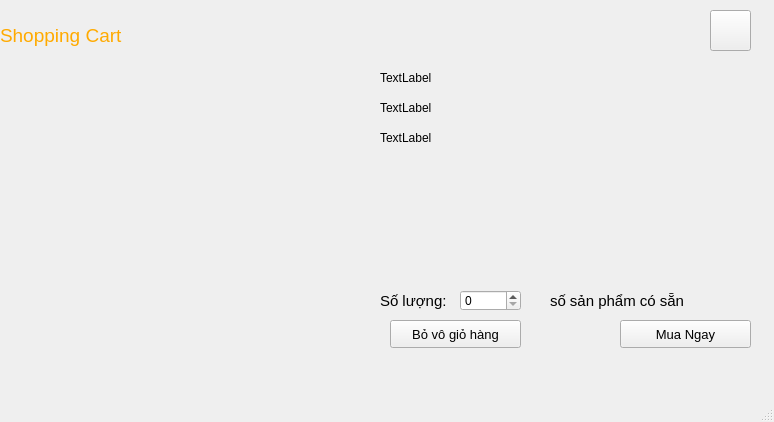
<?xml version="1.0" encoding="UTF-8"?>
<ui version="4.0">
 <class>MainWindow</class>
 <widget class="QMainWindow" name="MainWindow">
  <property name="geometry">
   <rect>
    <x>0</x>
    <y>0</y>
    <width>774</width>
    <height>422</height>
   </rect>
  </property>
  <property name="windowTitle">
   <string>MainWindow</string>
  </property>
  <widget class="QWidget" name="centralwidget">
   <widget class="QWidget" name="widget" native="true">
    <property name="geometry">
     <rect>
      <x>0</x>
      <y>60</y>
      <width>371</width>
      <height>301</height>
     </rect>
    </property>
    <widget class="QLabel" name="image_label">
     <property name="geometry">
      <rect>
       <x>10</x>
       <y>10</y>
       <width>351</width>
       <height>281</height>
      </rect>
     </property>
     <property name="text">
      <string/>
     </property>
    </widget>
   </widget>
   <widget class="QWidget" name="widget_2" native="true">
    <property name="geometry">
     <rect>
      <x>370</x>
      <y>60</y>
      <width>401</width>
      <height>301</height>
     </rect>
    </property>
    <widget class="QLabel" name="name_label">
     <property name="geometry">
      <rect>
       <x>10</x>
       <y>10</y>
       <width>221</width>
       <height>16</height>
      </rect>
     </property>
     <property name="text">
      <string>TextLabel</string>
     </property>
    </widget>
    <widget class="QLabel" name="price_label">
     <property name="geometry">
      <rect>
       <x>10</x>
       <y>40</y>
       <width>221</width>
       <height>16</height>
      </rect>
     </property>
     <property name="text">
      <string>TextLabel</string>
     </property>
    </widget>
    <widget class="QSpinBox" name="spinBox_number">
     <property name="geometry">
      <rect>
       <x>90</x>
       <y>230</y>
       <width>61</width>
       <height>21</height>
      </rect>
     </property>
    </widget>
    <widget class="QLabel" name="label_2">
     <property name="geometry">
      <rect>
       <x>10</x>
       <y>230</y>
       <width>81</width>
       <height>21</height>
      </rect>
     </property>
     <property name="font">
      <font>
       <pointsize>11</pointsize>
      </font>
     </property>
     <property name="text">
      <string>Số lượng:</string>
     </property>
    </widget>
    <widget class="QLabel" name="label_5">
     <property name="geometry">
      <rect>
       <x>180</x>
       <y>230</y>
       <width>161</width>
       <height>21</height>
      </rect>
     </property>
     <property name="font">
      <font>
       <pointsize>11</pointsize>
      </font>
     </property>
     <property name="text">
      <string>số sản phẩm có sẵn</string>
     </property>
    </widget>
    <widget class="QPushButton" name="pushButton_buy_item">
     <property name="geometry">
      <rect>
       <x>250</x>
       <y>260</y>
       <width>131</width>
       <height>28</height>
      </rect>
     </property>
     <property name="font">
      <font>
       <pointsize>10</pointsize>
      </font>
     </property>
     <property name="text">
      <string>Mua Ngay</string>
     </property>
    </widget>
    <widget class="QPushButton" name="pushButton_add_item">
     <property name="geometry">
      <rect>
       <x>20</x>
       <y>260</y>
       <width>131</width>
       <height>28</height>
      </rect>
     </property>
     <property name="font">
      <font>
       <pointsize>10</pointsize>
      </font>
     </property>
     <property name="text">
      <string>Bỏ vô giỏ hàng</string>
     </property>
    </widget>
    <widget class="QLabel" name="label_label">
     <property name="geometry">
      <rect>
       <x>10</x>
       <y>70</y>
       <width>221</width>
       <height>16</height>
      </rect>
     </property>
     <property name="text">
      <string>TextLabel</string>
     </property>
    </widget>
   </widget>
   <widget class="QWidget" name="widget_3" native="true">
    <property name="geometry">
     <rect>
      <x>0</x>
      <y>0</y>
      <width>771</width>
      <height>61</height>
     </rect>
    </property>
    <widget class="QPushButton" name="pushButton_back">
     <property name="geometry">
      <rect>
       <x>710</x>
       <y>10</y>
       <width>41</width>
       <height>41</height>
      </rect>
     </property>
     <property name="text">
      <string/>
     </property>
     <property name="icon">
      <iconset>
       <normaloff>../../PT04-APP/img/icons8-back-64.png</normaloff>../../PT04-APP/img/icons8-back-64.png</iconset>
     </property>
     <property name="iconSize">
      <size>
       <width>30</width>
       <height>30</height>
      </size>
     </property>
    </widget>
    <widget class="QLabel" name="label_main_name">
     <property name="geometry">
      <rect>
       <x>0</x>
       <y>20</y>
       <width>151</width>
       <height>31</height>
      </rect>
     </property>
     <property name="font">
      <font>
       <pointsize>14</pointsize>
      </font>
     </property>
     <property name="styleSheet">
      <string notr="true">color:rgb(255, 170, 0)</string>
     </property>
     <property name="text">
      <string>Shopping Cart</string>
     </property>
    </widget>
   </widget>
  </widget>
  <widget class="QMenuBar" name="menubar">
   <property name="geometry">
    <rect>
     <x>0</x>
     <y>0</y>
     <width>774</width>
     <height>26</height>
    </rect>
   </property>
  </widget>
  <widget class="QStatusBar" name="statusbar"/>
 </widget>
 <resources/>
 <connections/>
</ui>
